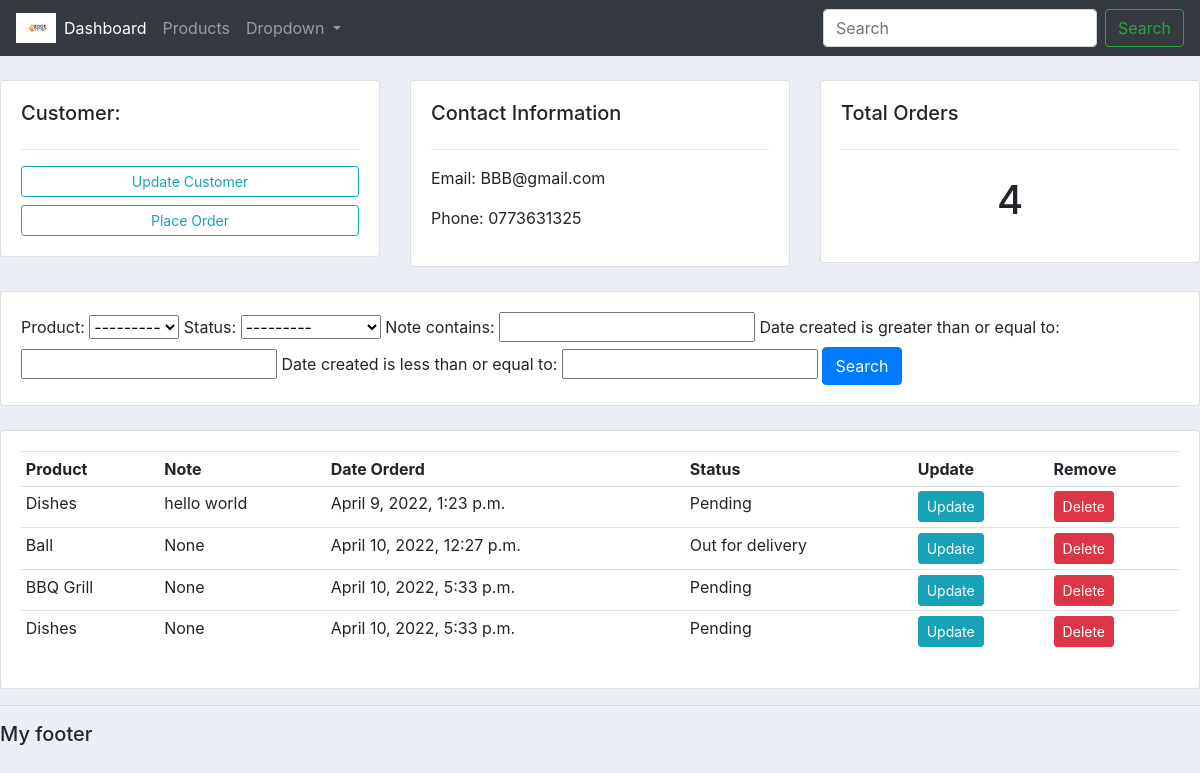
The app's page /customer/2/ with its own data.
### accounts/models.py (models this page shows, shortened)
class Customer(models.Model):
	name = models.CharField(max_length=200, null=True) # 'null' cho phép nhập data có trường bị thiếu
	phone = models.CharField(max_length=200, null=True)
	email = models.CharField(max_length=200, null=True)
	date_created = models.DateTimeField(auto_now_add=True, null=True)

class Order(models.Model):
	STATUS = (
			('Pending', 'Pending'),
			('Out for delivery', 'Out for delivery'),
			('Delivered', 'Delivered'),
			)
	customer = models.ForeignKey(Customer, null=True, on_delete= models.SET_NULL) # 'on_delete': nếu xóa customer A trong bảng Customer thì ông A ở table Order nên được treat thế nào? xóa luôn order chứa ông A, hay set trường customer là NULL
	product = models.ForeignKey(Product, null=True, on_delete= models.SET_NULL)
	date_created = models.DateTimeField(auto_now_add=True, null=True)
	status = models.CharField(max_length=200, null=True, choices=STATUS) # 'choices' = drop down menu
	note = models.CharField(max_length=200, null=True)

class Product(models.Model):
	CATEGORY = (
			('Indoor', 'Indoor'),
			('Out Door', 'Out Door'),
			)
	name = models.CharField(max_length=200, null=True)
	price = models.FloatField(null=True)
	category = models.CharField(max_length=200, null=True, choices=CATEGORY)
	description = models.CharField(max_length=200, null=True, blank=True) # 'blank': cho phép bỏ trống trường này
	date_created = models.DateTimeField(auto_now_add=True, null=True)
	tags = models.ManyToManyField(Tag) # product thuộc thể loại nào
	def __str__(self):
		return self.name

### accounts/views.py (the view)
# urls.py: path('customer/<str:pk>/', views.customer, name="customer"), # this url is dynamic
def customer(request, pk):
    customer = Customer.objects.get(id=pk)
    orders = customer.order_set.all()
    order_count = orders.count()
    myFilter = OrderFilter(request.GET, queryset=orders)
    orders = myFilter.qs
    context = {'customer': customer, 'orders': orders, 'order_count': order_count, 'myFilter': myFilter}
    return render(request, 'accounts/customer.html', context)

### accounts/templates/accounts/customer.html
{% extends 'accounts/main.html' %}
{% block content %}
	<br>
<div class="row">
	<div class="col-md">
		<div class="card card-body">
			<h5>Customer:</h5>
			<hr>
			<a class="btn btn-outline-info  btn-sm btn-block" href="">Update Customer</a>
			<a class="btn btn-outline-info  btn-sm btn-block" href="{% url 'create_order' customer.id %}">Place Order</a>
		</div>
	</div>
	<div class="col-md">
		<div class="card card-body">
			<h5>Contact Information</h5>
			<hr>
			<p>Email: {{customer.email}} </p>
			<p>Phone: {{customer.phone}} </p>
		</div>
	</div>
	<div class="col-md">
		<div class="card card-body">
			<h5>Total Orders</h5>
			<hr>
			<h1 style="text-align: center;padding: 10px">{{order_count}}</h1>
		</div>
	</div>
</div>
<br>
<div class="row">
	<div class="col">
		<div class="card card-body">
			<form method="get">
				{{ myFilter.form}}
		    <button class="btn btn-primary" type="submit">Search</button>
		  </form>
		</div>
	</div>
</div>
<br>
<div class="row">
	<div class="col-md">
		<div class="card card-body">
			<table class="table table-sm">
				<tr>
					<th>Product</th>
					<th>Note</th>
					<th>Date Orderd</th>
					<th>Status</th>
					<th>Update</th>
					<th>Remove</th>
				</tr>
				{% for order in orders %}
				<tr>
					<td>{{order.product}}</td>
					<td>{{order.note}}</td>
					<td>{{order.date_created}}</td>
					<td>{{order.status}}</td>
					<td><a class="btn btn-sm btn-info" href="{% url 'update_order' order.id %}">Update</a></td>
					<td><a class="btn btn-sm btn-danger" href="{% url 'delete_order' order.id %}">Delete</a></td>
				</tr>
				{% endfor %}
			</table>
		</div>
	</div>
</div>
{% endblock %}

### static/css/main.css (style rules this page uses)
body { background-color: #ebeff5; }

### records on screen
Customer: email "BBB@gmail.com", phone "0773631325"
Order: product "Dishes", note "hello world", date_created "April 9, 2022, 1:23 p.m.", status "Pending"
Order: product "Ball", note "None", date_created "April 10, 2022, 12:27 p.m.", status "Out for delivery"
Order: product "BBQ Grill", note "None", date_created "April 10, 2022, 5:33 p.m.", status "Pending"
Order: product "Dishes", note "None", date_created "April 10, 2022, 5:33 p.m.", status "Pending"

### other values on screen
{{ order_count }} "4"
